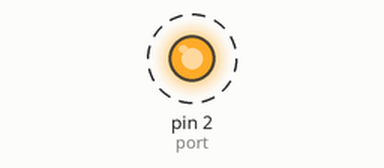
Simulated run of this sketch. Board: Arduino Uno, built with avr-gcc and run on an emulated ATmega328P. Shown: output pins drawn as LEDs (lit = HIGH). Dashed ring = blinking.

Above: at 0.12 s.
Timing chart, 0 to 3.0 s (numbered marks = the images above):
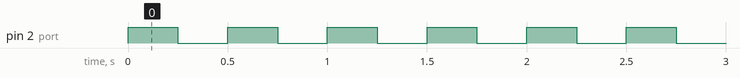

The sketch:

blink-external.ino
```cpp
// blink with external diode blink
int port = 2;

void setup() {
  pinMode(port, OUTPUT);
}

void loop() {
  digitalWrite(port, HIGH);
  delay(250);
  digitalWrite(port, LOW);
  delay(250);
}
```

Measured:
- by itself, pin 2 (port): alternates HIGH for 0.25 s and LOW for 0.25 s
